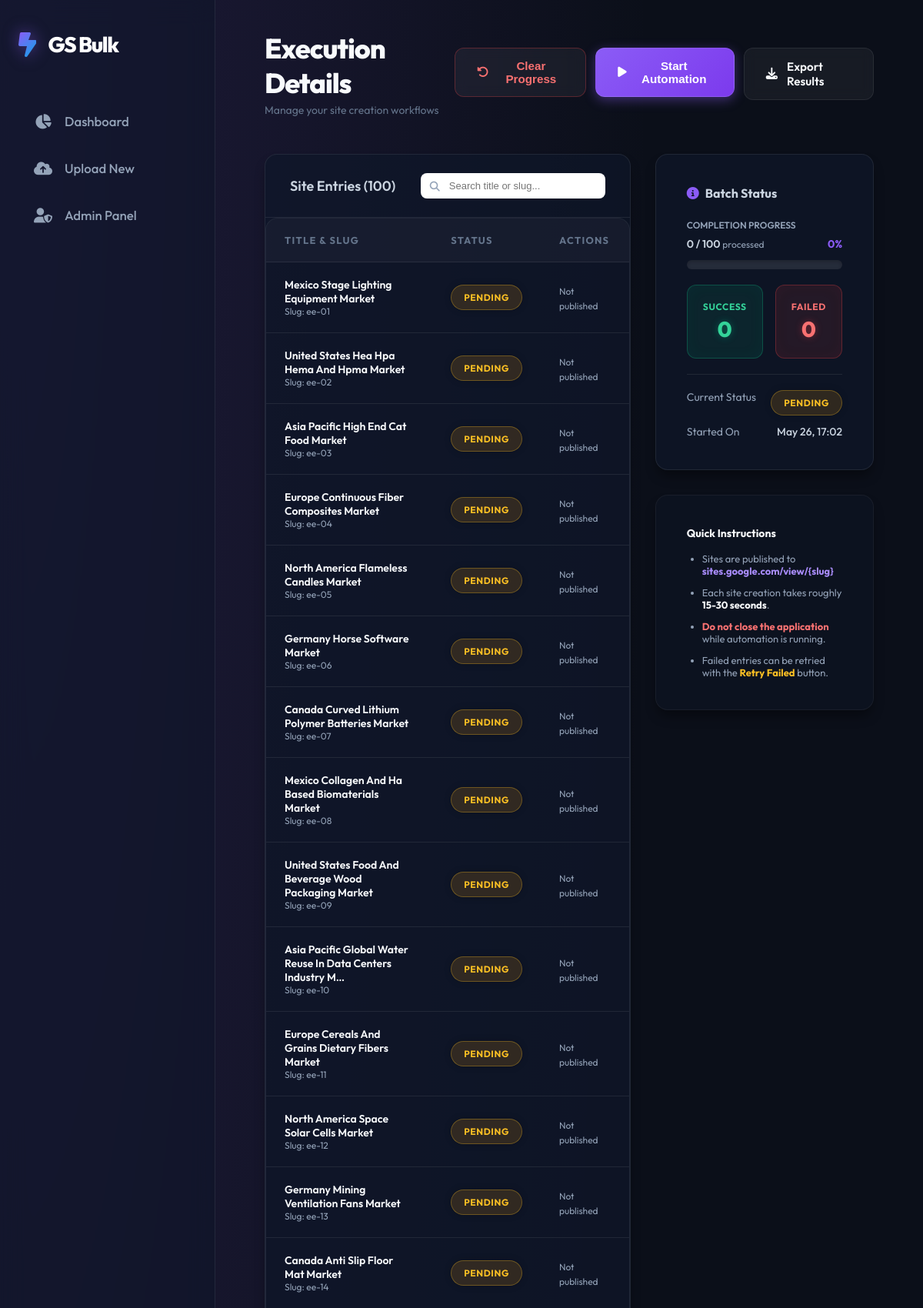
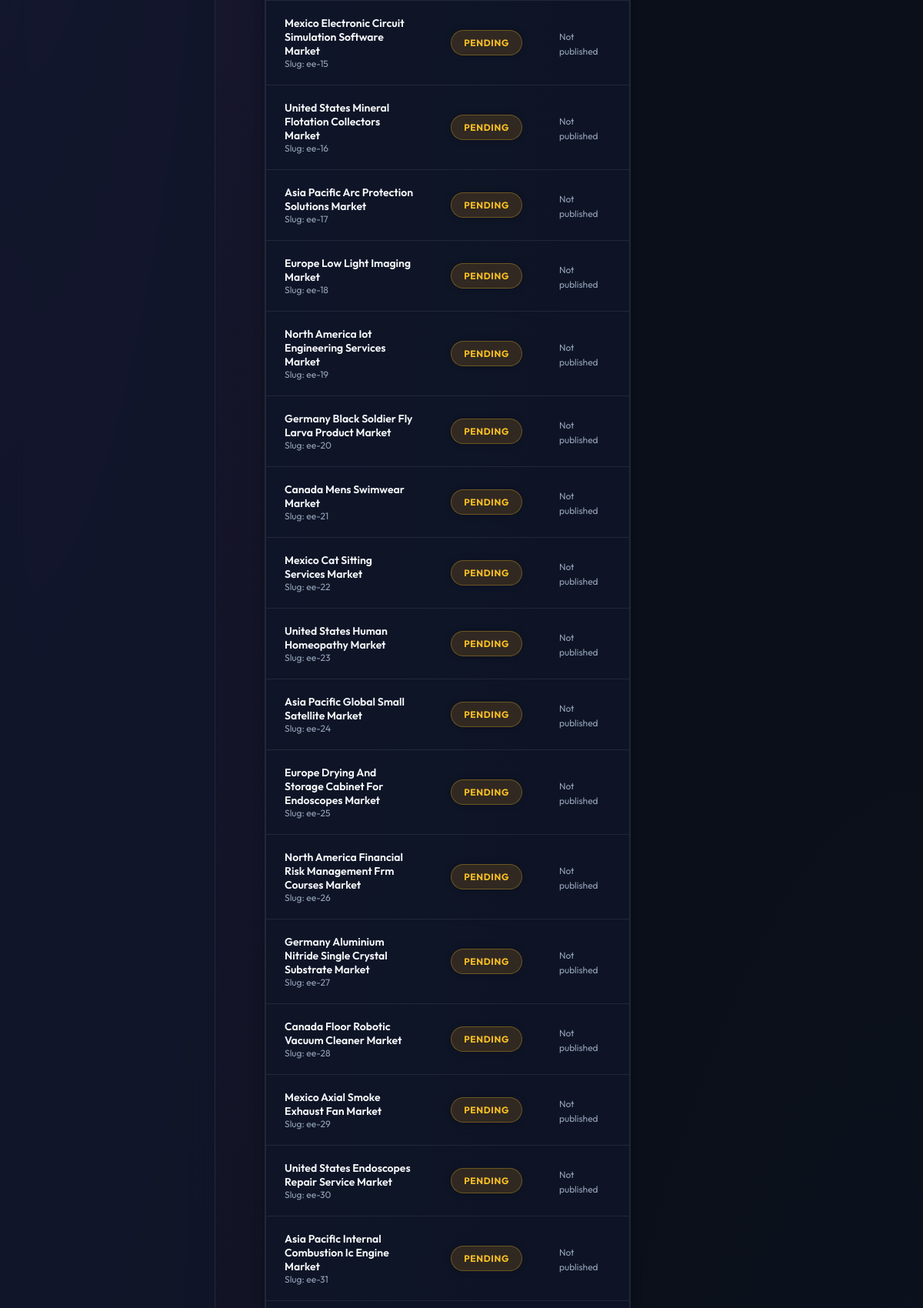
The page /batch/11/ (upper part) on the database its author committed (2 pictures, top to bottom).
### core/models.py (models this page shows, shortened)
class SiteBatch(models.Model):
    STATUS_CHOICES = [
        ('pending', 'Pending'),
        ('processing', 'Processing'),
        ('completed', 'Completed'),
        ('failed', 'Failed'),
    ]
    file = models.FileField(upload_to='uploads/')
    created_at = models.DateTimeField(auto_now_add=True)
    status = models.CharField(max_length=20, choices=STATUS_CHOICES, default='pending')
    total_sites = models.IntegerField(default=0)
    completed_sites = models.IntegerField(default=0)
    failed_sites = models.IntegerField(default=0)
    current_action = models.CharField(max_length=255, blank=True, null=True)
    @property
    def processed_sites(self):
        return (self.completed_sites or 0) + (self.failed_sites or 0)
    @property
    def progress_percentage(self):
        if self.total_sites == 0:
            return 0
        return int((self.processed_sites / self.total_sites) * 100)

class SiteEntry(models.Model):
    STATUS_CHOICES = [
        ('pending', 'Pending'),
        ('processing', 'Processing'),
        ('success', 'Success'),
        ('failed', 'Failed'),
    ]
    batch = models.ForeignKey(SiteBatch, on_delete=models.CASCADE, related_name='entries')
    title = models.CharField(max_length=255)
    keyword = models.CharField(max_length=255, blank=True, null=True)
    content = models.TextField()
    slug = models.SlugField(max_length=255)
    outbound_link = models.URLField(blank=True, null=True)
    image_url = models.URLField(blank=True, null=True)
    published_url = models.URLField(blank=True, null=True)
    status = models.CharField(max_length=20, choices=STATUS_CHOICES, default='pending')
    error_message = models.TextField(blank=True, null=True)
    retry_count = models.IntegerField(default=0)

### core/views.py (the view)
# urls.py: path('batch/<int:batch_id>/', BatchDetailView.as_view(), name='batch_detail'),
class BatchDetailView(View):
    def get(self, request, batch_id):
        batch = get_object_or_404(SiteBatch, id=batch_id)
        entries = batch.entries.all()
        return render(request, 'core/batch_detail.html', {'batch': batch, 'entries': entries})

### core/templates/core/batch_detail.html (shortened to what this page needs)
{% extends 'core/base.html' %}
{% block header_title %}Execution Details{% endblock %}
{% block header_actions %}
<div style="display: flex; gap: 0.75rem;">
    <form id="clearForm-{{ batch.id }}" action="/batch/{{ batch.id }}/reset/" method="POST">
        <button type="button" onclick="showClearModal({{ batch.id }})" class="btn btn-secondary" style="color: #f87171; border-color: rgba(239, 68, 68, 0.3);">
            <i class="fa-solid fa-rotate-left"></i> Clear Progress
        </button>
    </form>
    {% if batch.status == 'pending' or batch.status == 'failed' or batch.status == 'completed' %}
    <form action="/batch/{{ batch.id }}/start/" method="POST">
        <button type="submit" class="btn btn-primary">
            <i class="fa-solid fa-play"></i> Start Automation
        </button>
    </form>
    {% endif %}
    <a href="/batch/{{ batch.id }}/export/" class="btn btn-secondary">
        <i class="fa-solid fa-download"></i> Export Results
    </a>
</div>
{% endblock %}
{% block content %}
<div style="display: grid; grid-template-columns: 2fr 1fr; gap: 2rem; align-items: start;">
    <div class="card" style="padding: 0;">
        <div style="padding: 1.5rem 2rem; border-bottom: 1px solid var(--border); display: flex; justify-content: space-between; align-items: center;">
            <h2 style="font-size: 1.125rem; font-weight: 600;">Site Entries (<span id="entriesCount">{{ entries.count }}</span>)</h2>
            <div style="position: relative;">
                <i class="fa-solid fa-magnifying-glass" style="position: absolute; left: 12px; top: 50%; transform: translateY(-50%); color: #94a3b8; font-size: 0.8125rem;"></i>
                <input type="text" id="searchInput" placeholder="Search title or slug..."
                    style="padding: 0.5rem 1rem 0.5rem 2.25rem; border-radius: 8px; border: 1px solid var(--border); font-size: 0.8125rem; width: 240px;">
            </div>
        </div>
        <div class="table-container">
            <table id="entriesTable">
                <thead>
                    <tr>
                        <th>Title & Slug</th>
                        <th>Status</th>
                        <th>Actions</th>
                    </tr>
                </thead>
                <tbody id="entriesBody">
                    {% for entry in entries %}
                    <tr data-entry-id="{{ entry.id }}">
                        <td>
                            <p style="font-weight: 600; font-size: 0.875rem; color: #f8fafc;">{{ entry.title|truncatechars:60 }}</p>
                            <p style="font-size: 0.75rem; color: #94a3b8;">Slug: {{ entry.slug }}</p>
                        </td>
                        <td>
                            <span class="badge badge-{{ entry.status }}">
                                {{ entry.status }}
                            </span>
                        </td>
                        <td>
                            {% if entry.published_url %}
                            <a href="{{ entry.published_url }}" target="_blank" class="btn btn-secondary" style="padding: 0.4rem 0.75rem; font-size: 0.75rem;">
                                <i class="fa-solid fa-external-link"></i> View
                            </a>
                            {% else %}
                            <span style="color: #94a3b8; font-size: 0.75rem;">Not published</span>
                            {% endif %}
                        </td>
                    </tr>
                    {% endfor %}
                </tbody>
            </table>
        </div>
    </div>
    <div style="display: flex; flex-direction: column; gap: 2rem;">
        <div class="card">
            <h3 style="font-size: 1rem; font-weight: 700; margin-bottom: 1.5rem; display: flex; align-items: center; gap: 0.5rem;">
                <i class="fa-solid fa-circle-info" style="color: var(--primary);"></i>
                Batch Status
            </h3>
            <div style="display: flex; flex-direction: column; gap: 1.25rem;">
                <div>
                    <p style="font-size: 0.75rem; font-weight: 600; color: #94a3b8; text-transform: uppercase; margin-bottom: 0.5rem;">Completion Progress</p>
                    <div style="display: flex; justify-content: space-between; font-size: 0.875rem; margin-bottom: 0.5rem;">
                        <span style="font-weight: 600;"><span id="processedCount">{{ batch.processed_sites }}</span> / <span id="totalCount">{{ batch.total_sites }}</span> <span style="font-weight:400;color:#94a3b8;font-size:0.75rem;">processed</span></span>
                        <span style="color: var(--primary); font-weight: 700;" id="progressPct">
                            {{ batch.progress_percentage }}%
                        </span>
                    </div>
                    <div class="progress-wrapper" style="height: 12px;">
                    </div>
                </div>
                <div style="display: grid; grid-template-columns: 1fr 1fr; gap: 1rem;">
                    <div style="padding: 1.25rem; border-radius: 12px; background: rgba(16, 185, 129, 0.1); border: 1px solid rgba(16, 185, 129, 0.3); box-shadow: inset 0 0 20px rgba(16, 185, 129, 0.05); text-align: center;">
                        <p style="font-size: 0.75rem; color: #34d399; font-weight: 700; margin-bottom: 0.25rem; letter-spacing: 0.05em;">SUCCESS</p>
                        <p style="font-size: 1.75rem; font-weight: 800; color: #34d399; text-shadow: 0 0 10px rgba(16, 185, 129, 0.4);" id="successCount">{{ batch.completed_sites }}</p>
                    </div>
                    <div style="padding: 1.25rem; border-radius: 12px; background: rgba(239, 68, 68, 0.1); border: 1px solid rgba(239, 68, 68, 0.3); box-shadow: inset 0 0 20px rgba(239, 68, 68, 0.05); text-align: center;">
                        <p style="font-size: 0.75rem; color: #f87171; font-weight: 700; margin-bottom: 0.25rem; letter-spacing: 0.05em;">FAILED</p>
                        <p style="font-size: 1.75rem; font-weight: 800; color: #f87171; text-shadow: 0 0 10px rgba(239, 68, 68, 0.4);" id="failedCount">{{ batch.failed_sites }}</p>
                    </div>
                </div>
                <div style="padding-top: 1.25rem; border-top: 1px solid var(--border);">
                    <div style="display: flex; justify-content: space-between; margin-bottom: 0.75rem;">
                        <span style="font-size: 0.875rem; color: #94a3b8;">Current Status</span>
                        <span class="badge badge-{{ batch.status }}" id="batchStatusBadge">{{ batch.status }}</span>
                    </div>
                    <div style="display: flex; justify-content: space-between;">
                        <span style="font-size: 0.875rem; color: #94a3b8;">Started On</span>
                        <span style="font-size: 0.875rem; font-weight: 500;">{{ batch.created_at|date:"M d, H:i" }}</span>
                    </div>
                </div>
            </div>
        </div>
        <div class="card" style="background: rgba(15, 23, 42, 0.4); border: 1px solid rgba(255, 255, 255, 0.05);">
            <h3 style="font-size: 0.875rem; font-weight: 700; margin-bottom: 1rem; color: #f8fafc;">Quick Instructions</h3>
            <ul style="font-size: 0.8125rem; color: #94a3b8; padding-left: 1.25rem; display: flex; flex-direction: column; gap: 0.75rem;">
                <li>Sites are published to <strong style="color: var(--primary-light);">sites.google.com/view/{slug}</strong></li>
                <li>Each site creation takes roughly <strong style="color: #f8fafc;">15-30 seconds</strong>.</li>
                <li><strong style="color: #f87171;">Do not close the application</strong> while automation is running.</li>
                <li>Failed entries can be retried with the <strong style="color: #fbbf24;">Retry Failed</strong> button.</li>
            </ul>
        </div>
    </div>
</div>
{% endblock %}

### core/templates/core/base.html (style rules this page uses)
:root { --primary: #8b5cf6; --primary-dark: #7c3aed; --primary-light: #a78bfa; --accent: #0ea5e9; --bg-main: #0b0f19; --bg-card: rgba(15, 23, 42, 0.7); --text-title: #f8fafc; --text-body: #cbd5e1; --text-muted: #64748b; --border: rgba(255, 255, 255, 0.08); --sidebar-width: 280px; --radius: 16px; --shadow-sm: 0 4px 6px -1px rgba(0, 0, 0, 0.3); --shadow-md: 0 10px 15px -3px rgba(0, 0, 0, 0.4); --shadow-lg: 0 20px 25px -5px rgba(0, 0, 0, 0.5); --glass-blur: blur(16px); }
* { margin: 0; padding: 0; box-sizing: border-box; }
body { font-family: 'Outfit', sans-serif; background-color: var(--bg-main); background-image: radial-gradient(at 0% 0%, rgba(139, 92, 246, 0.15) 0px, transparent 50%), radial-gradient(at 100% 100%, rgba(14, 165, 233, 0.15) 0px, transparent 50%); background-attachment: fixed; color: var(--text-body); display: flex; height: 100vh; overflow: hidden; }
.btn { display: inline-flex; align-items: center; gap: 0.75rem; padding: 0.875rem 1.75rem; border-radius: 12px; font-weight: 600; cursor: pointer; transition: all 0.3s cubic-bezier(0.4, 0, 0.2, 1); text-decoration: none; border: none; font-size: 0.95rem; position: relative; overflow: hidden; }
.btn-primary { background: linear-gradient(135deg, var(--primary), var(--primary-dark)); color: white; box-shadow: 0 4px 15px rgba(139, 92, 246, 0.4); border: 1px solid rgba(255, 255, 255, 0.1); }
.btn-secondary { background: rgba(255, 255, 255, 0.05); color: var(--text-title); border: 1px solid var(--border); backdrop-filter: blur(8px); }
.card { background: var(--bg-card); backdrop-filter: var(--glass-blur); -webkit-backdrop-filter: var(--glass-blur); border-radius: var(--radius); padding: 2.5rem; border: 1px solid var(--border); box-shadow: var(--shadow-md); transition: all 0.4s cubic-bezier(0.4, 0, 0.2, 1); }
.table-container { overflow-x: auto; border-radius: var(--radius); border: 1px solid var(--border); background: rgba(15, 23, 42, 0.4); }
table { width: 100%; border-collapse: separate; border-spacing: 0; }
th { background: rgba(255, 255, 255, 0.03); padding: 1.25rem 1.5rem; text-align: left; font-size: 0.8rem; font-weight: 700; text-transform: uppercase; letter-spacing: 0.1em; color: var(--text-muted); border-bottom: 1px solid var(--border); }
td { padding: 1.25rem 1.5rem; border-bottom: 1px solid var(--border); vertical-align: middle; color: var(--text-title); font-size: 0.95rem; }
.badge { display: inline-flex; align-items: center; padding: 0.5rem 1rem; border-radius: 9999px; font-size: 0.75rem; font-weight: 700; text-transform: uppercase; letter-spacing: 0.05em; box-shadow: 0 0 10px rgba(0, 0, 0, 0.2); }
.badge-pending { background: rgba(245, 158, 11, 0.15); color: #fbbf24; border: 1px solid rgba(251, 191, 36, 0.3); }
.progress-wrapper { width: 100%; background: rgba(255, 255, 255, 0.1); border-radius: 9999px; height: 10px; overflow: hidden; margin-top: 0.75rem; box-shadow: inset 0 2px 4px rgba(0, 0, 0, 0.2); }

### rows shown on the page
SiteBatch: count "100", processed_sites "0", total_sites "100", progress_percentage "0", completed_sites "0", failed_sites "0", status "PENDING", created_at "May 26, 17:02"
SiteEntry: title "Mexico Stage Lighting Equipment Market", slug "ee-01", status "PENDING", shows "Not published"
SiteEntry: title "United States Hea Hpa Hema And Hpma Market", slug "ee-02", status "PENDING", shows "Not published"
SiteEntry: title "Asia Pacific High End Cat Food Market", slug "ee-03", status "PENDING", shows "Not published"
SiteEntry: title "Europe Continuous Fiber Composites Market", slug "ee-04", status "PENDING", shows "Not published"
SiteEntry: title "North America Flameless Candles Market", slug "ee-05", status "PENDING", shows "Not published"
SiteEntry: title "Germany Horse Software Market", slug "ee-06", status "PENDING", shows "Not published"
SiteEntry: title "Canada Curved Lithium Polymer Batteries Market", slug "ee-07", status "PENDING", shows "Not published"
SiteEntry: title "Mexico Collagen And Ha Based Biomaterials Market", slug "ee-08", status "PENDING", shows "Not published"
SiteEntry: title "United States Food And Beverage Wood Packaging Market", slug "ee-09", status "PENDING", shows "Not published"
SiteEntry: title "Asia Pacific Global Water Reuse In Data Centers Industry M…", slug "ee-10", status "PENDING", shows "Not published"
SiteEntry: title "Europe Cereals And Grains Dietary Fibers Market", slug "ee-11", status "PENDING", shows "Not published"
SiteEntry: title "North America Space Solar Cells Market", slug "ee-12", status "PENDING", shows "Not published"
SiteEntry: title "Germany Mining Ventilation Fans Market", slug "ee-13", status "PENDING", shows "Not published"
SiteEntry: title "Canada Anti Slip Floor Mat Market", slug "ee-14", status "PENDING", shows "Not published"
SiteEntry: title "Mexico Electronic Circuit Simulation Software Market", slug "ee-15", status "PENDING", shows "Not published"
SiteEntry: title "United States Mineral Flotation Collectors Market", slug "ee-16", status "PENDING", shows "Not published"
SiteEntry: title "Asia Pacific Arc Protection Solutions Market", slug "ee-17", status "PENDING", shows "Not published"
SiteEntry: title "Europe Low Light Imaging Market", slug "ee-18", status "PENDING", shows "Not published"
SiteEntry: title "North America Iot Engineering Services Market", slug "ee-19", status "PENDING", shows "Not published"
SiteEntry: title "Germany Black Soldier Fly Larva Product Market", slug "ee-20", status "PENDING", shows "Not published"
SiteEntry: title "Canada Mens Swimwear Market", slug "ee-21", status "PENDING", shows "Not published"
SiteEntry: title "Mexico Cat Sitting Services Market", slug "ee-22", status "PENDING", shows "Not published"
SiteEntry: title "United States Human Homeopathy Market", slug "ee-23", status "PENDING", shows "Not published"
SiteEntry: title "Asia Pacific Global Small Satellite Market", slug "ee-24", status "PENDING", shows "Not published"
SiteEntry: title "Europe Drying And Storage Cabinet For Endoscopes Market", slug "ee-25", status "PENDING", shows "Not published"
SiteEntry: title "North America Financial Risk Management Frm Courses Market", slug "ee-26", status "PENDING", shows "Not published"
SiteEntry: title "Germany Aluminium Nitride Single Crystal Substrate Market", slug "ee-27", status "PENDING", shows "Not published"
SiteEntry: title "Canada Floor Robotic Vacuum Cleaner Market", slug "ee-28", status "PENDING", shows "Not published"
SiteEntry: title "Mexico Axial Smoke Exhaust Fan Market", slug "ee-29", status "PENDING", shows "Not published"
SiteEntry: title "United States Endoscopes Repair Service Market", slug "ee-30", status "PENDING", shows "Not published"
SiteEntry: title "Asia Pacific Internal Combustion Ic Engine Market", slug "ee-31", status "PENDING", shows "Not published"
